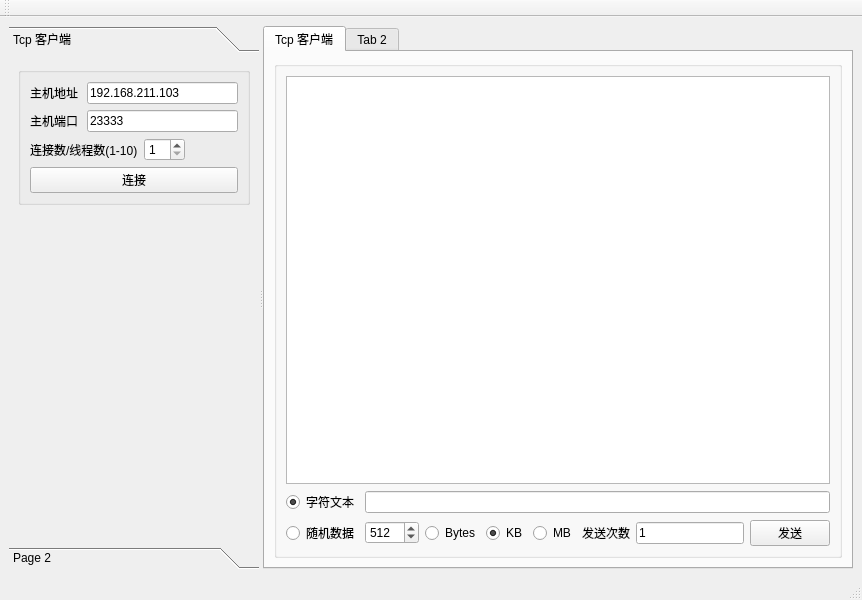
<?xml version="1.0" encoding="UTF-8"?>
<ui version="4.0">
 <class>MainWindow</class>
 <widget class="QMainWindow" name="MainWindow">
  <property name="geometry">
   <rect>
    <x>0</x>
    <y>0</y>
    <width>858</width>
    <height>600</height>
   </rect>
  </property>
  <property name="windowTitle">
   <string>MainWindow</string>
  </property>
  <widget class="QWidget" name="centralwidget">
   <layout class="QHBoxLayout" name="horizontalLayout">
    <item>
     <widget class="QSplitter" name="splitter">
      <property name="orientation">
       <enum>Qt::Horizontal</enum>
      </property>
      <widget class="QToolBox" name="toolBox">
       <property name="minimumSize">
        <size>
         <width>250</width>
         <height>0</height>
        </size>
       </property>
       <property name="maximumSize">
        <size>
         <width>350</width>
         <height>16777215</height>
        </size>
       </property>
       <property name="currentIndex">
        <number>0</number>
       </property>
       <widget class="QWidget" name="pageTcpClient">
        <property name="geometry">
         <rect>
          <x>0</x>
          <y>0</y>
          <width>250</width>
          <height>470</height>
         </rect>
        </property>
        <property name="minimumSize">
         <size>
          <width>250</width>
          <height>250</height>
         </size>
        </property>
        <property name="maximumSize">
         <size>
          <width>350</width>
          <height>500</height>
         </size>
        </property>
        <attribute name="label">
         <string>Tcp 客户端</string>
        </attribute>
        <layout class="QVBoxLayout" name="verticalLayout">
         <item>
          <widget class="QGroupBox" name="groupBox">
           <property name="title">
            <string/>
           </property>
           <layout class="QHBoxLayout" name="horizontalLayout_4">
            <item>
             <layout class="QGridLayout" name="gridLayout">
              <item row="2" column="0" colspan="2">
               <widget class="QLabel" name="label_3">
                <property name="sizePolicy">
                 <sizepolicy hsizetype="Fixed" vsizetype="Preferred">
                  <horstretch>0</horstretch>
                  <verstretch>0</verstretch>
                 </sizepolicy>
                </property>
                <property name="text">
                 <string>连接数/线程数(1-10)</string>
                </property>
               </widget>
              </item>
              <item row="2" column="3">
               <spacer name="horizontalSpacer">
                <property name="orientation">
                 <enum>Qt::Horizontal</enum>
                </property>
                <property name="sizeHint" stdset="0">
                 <size>
                  <width>40</width>
                  <height>20</height>
                 </size>
                </property>
               </spacer>
              </item>
              <item row="3" column="0" colspan="4">
               <widget class="QPushButton" name="btnTcpConnect">
                <property name="text">
                 <string>连接</string>
                </property>
               </widget>
              </item>
              <item row="1" column="0">
               <widget class="QLabel" name="label_2">
                <property name="text">
                 <string>主机端口</string>
                </property>
               </widget>
              </item>
              <item row="2" column="2">
               <widget class="QSpinBox" name="spinLinkThread">
                <property name="minimum">
                 <number>1</number>
                </property>
                <property name="maximum">
                 <number>10</number>
                </property>
               </widget>
              </item>
              <item row="0" column="0">
               <widget class="QLabel" name="label">
                <property name="text">
                 <string>主机地址</string>
                </property>
               </widget>
              </item>
              <item row="1" column="1" colspan="3">
               <widget class="QLineEdit" name="editHostPort">
                <property name="text">
                 <string>23333</string>
                </property>
                <property name="maxLength">
                 <number>65535</number>
                </property>
               </widget>
              </item>
              <item row="0" column="1" colspan="3">
               <widget class="QLineEdit" name="editHostIP">
                <property name="text">
                 <string>192.168.211.103</string>
                </property>
               </widget>
              </item>
             </layout>
            </item>
           </layout>
          </widget>
         </item>
         <item>
          <spacer name="verticalSpacer">
           <property name="orientation">
            <enum>Qt::Vertical</enum>
           </property>
           <property name="sizeHint" stdset="0">
            <size>
             <width>20</width>
             <height>330</height>
            </size>
           </property>
          </spacer>
         </item>
        </layout>
       </widget>
       <widget class="QWidget" name="page_2">
        <property name="geometry">
         <rect>
          <x>0</x>
          <y>0</y>
          <width>250</width>
          <height>470</height>
         </rect>
        </property>
        <attribute name="label">
         <string>Page 2</string>
        </attribute>
       </widget>
      </widget>
      <widget class="QTabWidget" name="tabWidget">
       <widget class="QWidget" name="tabTcpClient">
        <attribute name="title">
         <string>Tcp 客户端</string>
        </attribute>
        <layout class="QHBoxLayout" name="horizontalLayout_2">
         <item>
          <widget class="QGroupBox" name="groupBox_2">
           <property name="title">
            <string/>
           </property>
           <layout class="QVBoxLayout" name="verticalLayout_2">
            <item>
             <widget class="QPlainTextEdit" name="plainTextEdit"/>
            </item>
            <item>
             <layout class="QGridLayout" name="gridLayout_2">
              <item row="0" column="0">
               <widget class="QRadioButton" name="rbText">
                <property name="text">
                 <string>字符文本</string>
                </property>
                <property name="checked">
                 <bool>true</bool>
                </property>
                <attribute name="buttonGroup">
                 <string notr="true">buttonGroup_2</string>
                </attribute>
               </widget>
              </item>
              <item row="1" column="0">
               <widget class="QRadioButton" name="rbRandom">
                <property name="text">
                 <string>随机数据</string>
                </property>
                <attribute name="buttonGroup">
                 <string notr="true">buttonGroup_2</string>
                </attribute>
               </widget>
              </item>
              <item row="1" column="1">
               <widget class="QSpinBox" name="spinBlockSize">
                <property name="suffix">
                 <string/>
                </property>
                <property name="minimum">
                 <number>250</number>
                </property>
                <property name="maximum">
                 <number>1000</number>
                </property>
                <property name="singleStep">
                 <number>250</number>
                </property>
                <property name="value">
                 <number>512</number>
                </property>
               </widget>
              </item>
              <item row="1" column="2">
               <widget class="QRadioButton" name="rbBytes">
                <property name="text">
                 <string>Bytes</string>
                </property>
                <attribute name="buttonGroup">
                 <string notr="true">buttonGroup</string>
                </attribute>
               </widget>
              </item>
              <item row="1" column="3">
               <widget class="QRadioButton" name="rbKB">
                <property name="text">
                 <string>KB</string>
                </property>
                <property name="checked">
                 <bool>true</bool>
                </property>
                <attribute name="buttonGroup">
                 <string notr="true">buttonGroup</string>
                </attribute>
               </widget>
              </item>
              <item row="1" column="4">
               <widget class="QRadioButton" name="rbMB">
                <property name="text">
                 <string>MB</string>
                </property>
                <attribute name="buttonGroup">
                 <string notr="true">buttonGroup</string>
                </attribute>
               </widget>
              </item>
              <item row="1" column="5">
               <widget class="QLabel" name="label_4">
                <property name="text">
                 <string>发送次数</string>
                </property>
               </widget>
              </item>
              <item row="1" column="6">
               <widget class="QLineEdit" name="lineEdit_2">
                <property name="sizePolicy">
                 <sizepolicy hsizetype="Fixed" vsizetype="Fixed">
                  <horstretch>0</horstretch>
                  <verstretch>0</verstretch>
                 </sizepolicy>
                </property>
                <property name="text">
                 <string>1</string>
                </property>
               </widget>
              </item>
              <item row="1" column="7">
               <widget class="QPushButton" name="btnTcpSend">
                <property name="sizePolicy">
                 <sizepolicy hsizetype="Fixed" vsizetype="Fixed">
                  <horstretch>0</horstretch>
                  <verstretch>0</verstretch>
                 </sizepolicy>
                </property>
                <property name="text">
                 <string>发送</string>
                </property>
               </widget>
              </item>
              <item row="1" column="8">
               <spacer name="horizontalSpacer_2">
                <property name="orientation">
                 <enum>Qt::Horizontal</enum>
                </property>
                <property name="sizeHint" stdset="0">
                 <size>
                  <width>13</width>
                  <height>20</height>
                 </size>
                </property>
               </spacer>
              </item>
              <item row="0" column="1" colspan="7">
               <widget class="QLineEdit" name="editTextData"/>
              </item>
             </layout>
            </item>
           </layout>
          </widget>
         </item>
        </layout>
       </widget>
       <widget class="QWidget" name="tab_2">
        <attribute name="title">
         <string>Tab 2</string>
        </attribute>
       </widget>
      </widget>
     </widget>
    </item>
   </layout>
  </widget>
  <widget class="QMenuBar" name="menubar">
   <property name="geometry">
    <rect>
     <x>0</x>
     <y>0</y>
     <width>858</width>
     <height>21</height>
    </rect>
   </property>
  </widget>
  <widget class="QStatusBar" name="statusbar"/>
  <widget class="QToolBar" name="toolBar">
   <property name="windowTitle">
    <string>toolBar</string>
   </property>
   <attribute name="toolBarArea">
    <enum>TopToolBarArea</enum>
   </attribute>
   <attribute name="toolBarBreak">
    <bool>false</bool>
   </attribute>
  </widget>
 </widget>
 <resources/>
 <connections/>
 <buttongroups>
  <buttongroup name="buttonGroup"/>
  <buttongroup name="buttonGroup_2"/>
 </buttongroups>
</ui>
